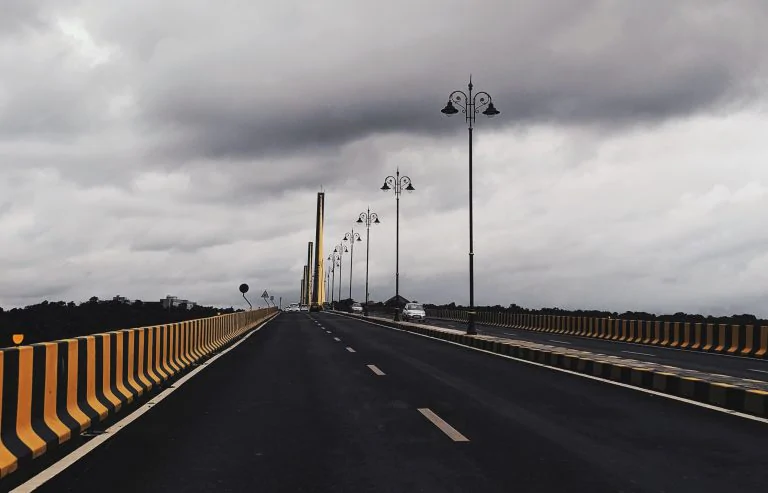
#> input picture road1.webp, 768 x 493 px, given in place of test.mp4, which was not available
$ python detector.py
#> lines starting #> are read from the running program, lines starting #| are printed output that depends on the picture; after the words box and inside, x2 and y2 are one past the last pixel; in counts of white or black regions, pixels touching at a corner belong together; pictures that were not available may be replaced by others from this repository, and a replacement may not be noted
#> further down, frame is the input picture: shape (493, 768, 3); mean B, G, R 127.3, 126.8, 130.1
import matplotlib.pylab as pl
import cv2
import numpy as np


def region_of_interest(img, vertices):
    mask = np.zeros_like(img)
    #channel_count = img.shape[2]
    match_mask_color = 255
    cv2.fillPoly(mask, vertices, match_mask_color)
    masked_image = cv2.bitwise_and(img, mask)
    return masked_image


def draw_the_lines(img, lines):
    copy_img = np.copy(img)
    blank_image = np.zeros((copy_img.shape[0], img.shape[1], 3), np.uint8)
    for line in lines:
        x1, y1, x2, y2 = line[0]
        cv2.line(blank_image, (x1, y1), (x2, y2), (0, 255, 0), 3)
    img = cv2.addWeighted(img, 0.8, blank_image, 1, 0.0)
    return img

#image = cv2.imread('road2.jpg')
#image = cv2.cvtColor(image, cv2.COLOR_BGR2RGB)


def process(image):
    height = image.shape[0]
#> height = 493
    width = image.shape[1]
#> width = 768

    region_of_interest_vertices = [(0, height), (460, 487), (width, height)]
#> region_of_interest_vertices = [(0, 493), (460, 487), (768, 493)]

    gray_image = cv2.cvtColor(image, cv2.COLOR_BGR2GRAY)
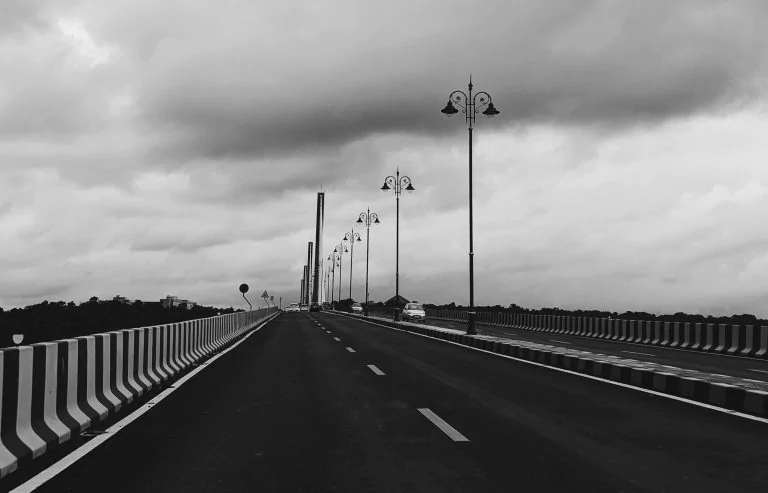
#> gray_image: shape (493, 768); min 0, max 242, mean 127.8

    canny_image = cv2.Canny(gray_image, 100, 120)
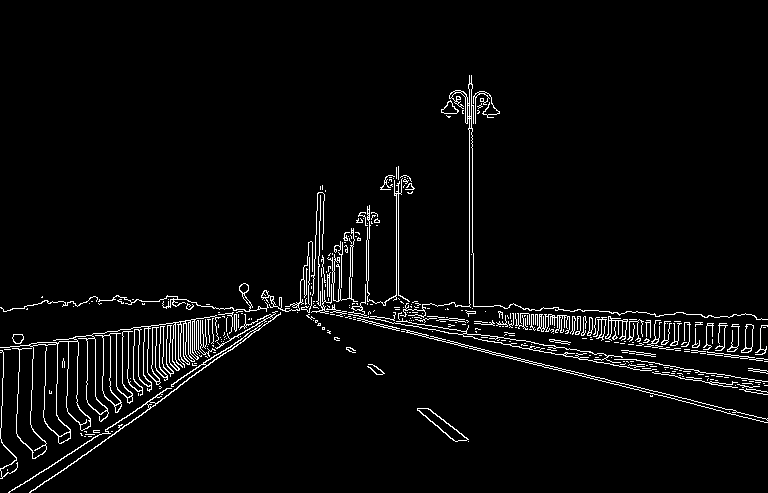
#> canny_image: shape (493, 768); 3.7% white in thin lines or dots, all inside (x1, y1, x2, y2) = (0, 75, 768, 493)

    cropped_image = region_of_interest(
        canny_image, np.array([region_of_interest_vertices], np.int32))
#> in region_of_interest, `cv2.fillPoly(mask, vertices, match_mask_color)`:
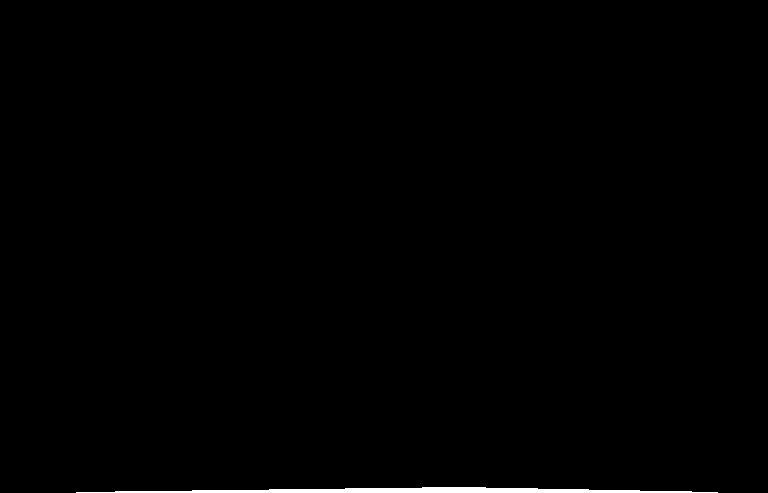
#> mask: shape (493, 768); 0.59% white; 1 white region, box (x1, y1, x2, y2) and area: (76, 487, 718, 493) 2244
#> in region_of_interest, `masked_image = cv2.bitwise_and(img, mask)`: masked_image: shape (493, 768); every value is 0

    lines = cv2.HoughLinesP(cropped_image, rho=2, theta=np.pi/60, threshold=50,
                            lines=np.array([]), minLineLength=40, maxLineGap=100)
#> lines = None

    image_with_lines = draw_the_lines(image, lines)
#> after the loop in draw_the_lines, `for line in lines:`: blank_image: shape (493, 768, 3); every value is 0
    return image_with_lines


cap = cv2.VideoCapture('test.mp4')

while (cap.isOpened()):
    ret, frame = cap.read()
#> (the run stopped early here; a loop or call above may not have finished)

$ run again, on road2.jpg
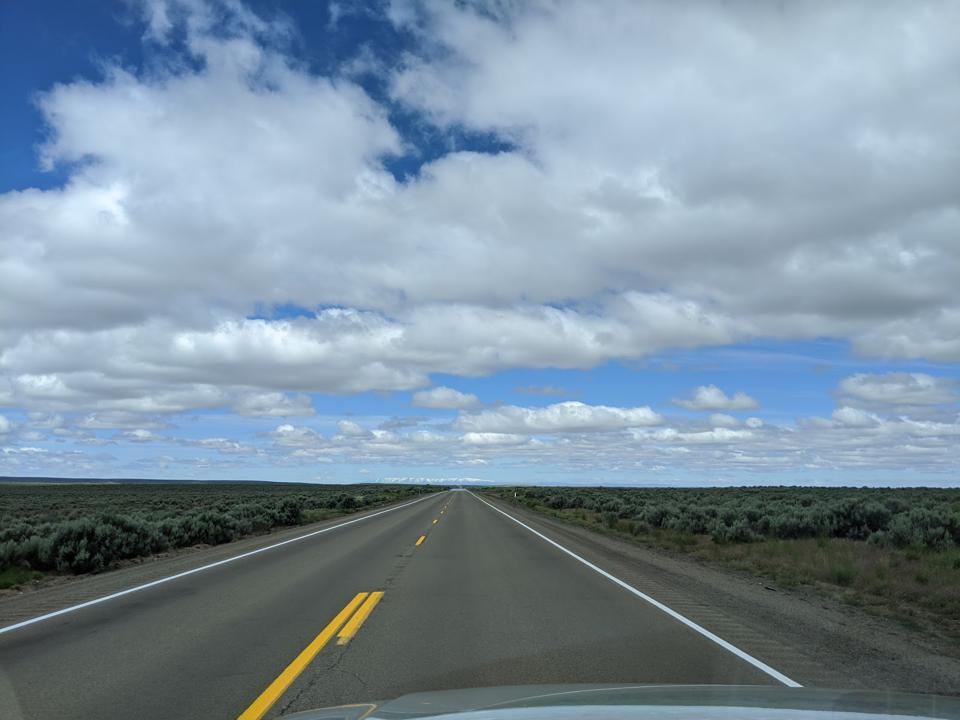
#> input picture road2.jpg, 960 x 720 px, given in place of test.mp4, which was not available
#> frame is the input picture: shape (720, 960, 3); mean B, G, R 158.7, 143.3, 123.8
#> in process, `canny_image = cv2.Canny(gray_image, 100, 120)`:
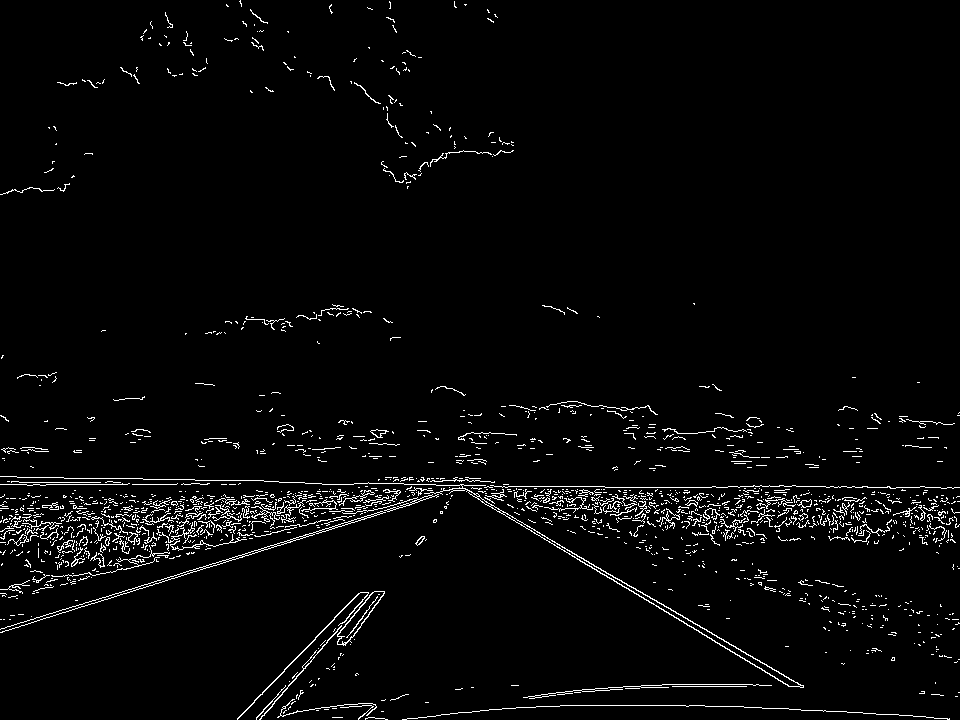
#> canny_image: shape (720, 960); 2.9% white in thin lines or dots
#> mask: shape (720, 960); 16.2% white; 1 white region, box (x1, y1, x2, y2) and area: (1, 487, 959, 720) 111970
#> masked_image: shape (720, 960); 0.49% white in thin lines or dots, all inside (x1, y1, x2, y2) = (237, 488, 950, 720)
#> lines = 31 rows, first 6: [460, 488, 849, 712], [315, 637, 462, 490], [731, 706, 925, 716], [560, 705, 704, 705], [565, 691, 790, 679], [585, 564, 796, 686]
#> the loop in draw_the_lines, `for line in lines:` made 31 passes
#> in draw_the_lines, `img = cv2.addWeighted(img, 0.8, blank_image, 1, 0.0)`:
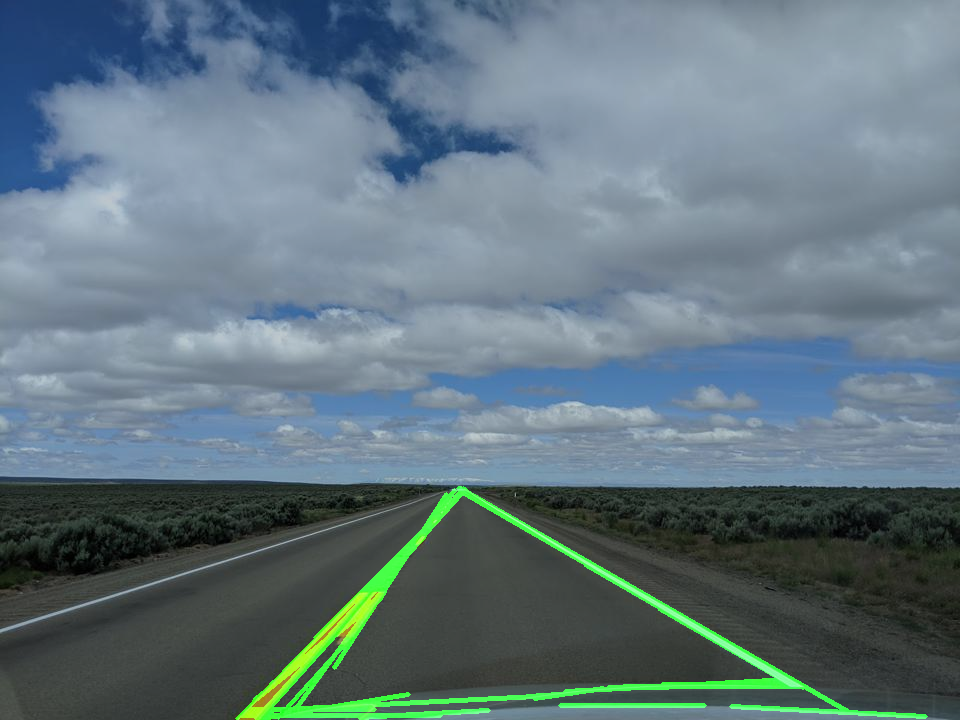
#> img: shape (720, 960, 3); mean of channels 0, 1, 2 127, 118.3, 99; drawn as B, G, R
